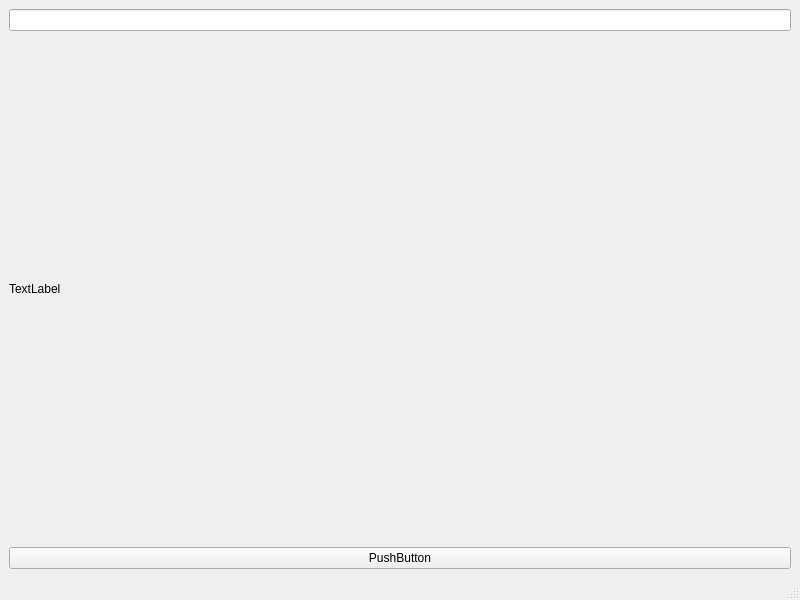
<?xml version="1.0" encoding="UTF-8"?>
<ui version="4.0">
 <class>MainWindow</class>
 <widget class="QMainWindow" name="MainWindow">
  <property name="geometry">
   <rect>
    <x>0</x>
    <y>0</y>
    <width>800</width>
    <height>600</height>
   </rect>
  </property>
  <property name="windowTitle">
   <string>MainWindow</string>
  </property>
  <widget class="QWidget" name="centralwidget">
   <layout class="QVBoxLayout" name="verticalLayout">
    <item>
     <widget class="QLineEdit" name="lineEdit"/>
    </item>
    <item>
     <widget class="QLabel" name="label">
      <property name="text">
       <string>TextLabel</string>
      </property>
     </widget>
    </item>
    <item>
     <widget class="QPushButton" name="pushButton">
      <property name="text">
       <string>PushButton</string>
      </property>
     </widget>
    </item>
   </layout>
  </widget>
  <widget class="QMenuBar" name="menubar">
   <property name="geometry">
    <rect>
     <x>0</x>
     <y>0</y>
     <width>800</width>
     <height>21</height>
    </rect>
   </property>
  </widget>
  <widget class="QStatusBar" name="statusbar"/>
 </widget>
 <resources/>
 <connections/>
</ui>
